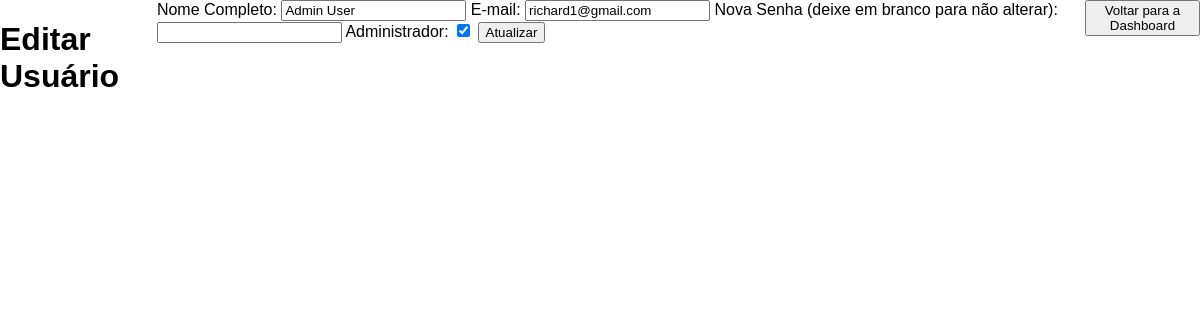
The app's page /edit_user/1 (signed in) with its own data.
### tables this page shows
CREATE TABLE users (
    id INTEGER PRIMARY KEY AUTOINCREMENT,
    username TEXT NOT NULL UNIQUE,
    password TEXT NOT NULL,
    full_name TEXT NOT NULL,
    email TEXT NOT NULL UNIQUE,
    is_admin INTEGER NOT NULL DEFAULT 0,
    reset_token TEXT
);

### app.py (the view, shortened to what this page needs)
@app.route('/edit_user/<int:user_id>', methods=['GET', 'POST'])
def edit_user(user_id):
    if 'user_id' not in session or not session.get('is_admin'):
        return redirect(url_for('admin_login'))
    conn = get_db_connection()
    user = conn.execute('SELECT * FROM users WHERE id = ?', (user_id,)).fetchone()
    conn.close()
    return render_template('edit_user.html', user=user)

### app.py (called while the page is built)
def get_db_connection():
    conn = sqlite3.connect('db.sqlite')
    conn.row_factory = sqlite3.Row
    return conn

### estoque-app/templates/edit_user.html (shortened to what this page needs)
<!DOCTYPE html>
<html lang="pt">
<head>
    <link rel="stylesheet" href="{{ url_for('static', filename='css/style.css') }}">
</head>
<body>
    <h1>Editar Usuário</h1>
    <form action="{{ url_for('edit_user', user_id=user.id) }}" method="POST">
        <label for="full_name">Nome Completo:</label>
        <input type="text" id="full_name" name="full_name" value="{{ user.full_name }}" required>
        <label for="email">E-mail:</label>
        <input type="email" id="email" name="email" value="{{ user.email }}" required>
        <label for="password">Nova Senha (deixe em branco para não alterar):</label>
        <input type="password" id="password" name="password">
        <label for="is_admin">Administrador:</label>
        <input type="checkbox" id="is_admin" name="is_admin" value="1" {% if user.is_admin %}checked{% endif %}>
        <button type="submit">Atualizar</button>
    </form>
    <a href="{{ url_for('admin_dashboard') }}"><button>Voltar para a Dashboard</button></a>
</body>
</html>

### estoque-app/static/css/style.css (style rules this page uses)
body { font-family: Arial, sans-serif; display: flex; margin: 0px; padding: 0px; text-decoration: none; }

### estoque-app/static/css/variables.css (style rules this page uses)
:root { --corDireita: #223D3C; --corEsquerda: #F8F2F2; --corTexto: #f8f8f8; --corSelecao: #555; --corBackgroundPar:#555; --corBackgroundImpar:#f8f8f8; --corBotao: #4CAF50; --corBotao2: #388E3C; --corBackgroundLogin: #DDEEEE; }

### records on screen
users: full_name "Admin User", email "richard1@gmail.com", is_admin "☑"
